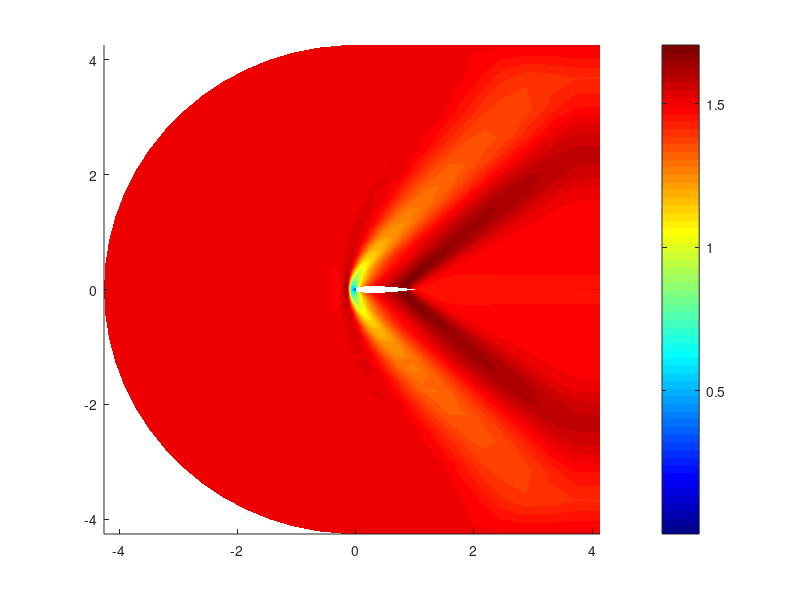

This chart was generated by the following MATLAB code:
clc; clear; close all;
ni = 51;
nj = 26;
gamma = 1.4;

formatSpec = '%f';

fileID = fopen("results/Q0_mat.txt", "r");
Q0s = fscanf(fileID,formatSpec);
fclose(fileID);
for i = 1:nj
    Q0(i,:) = Q0s(1+(i-1)*ni:ni+(i-1)*ni);
end
Q0;

fileID = fopen("results/Q1_mat.txt", "r");
Q1s = fscanf(fileID,formatSpec);
fclose(fileID);
for i = 1:nj
    Q1(i,:) = Q1s(1+(i-1)*ni:ni+(i-1)*ni);
end
Q1;

fileID = fopen("results/Q2_mat.txt", "r");
Q2s = fscanf(fileID,formatSpec);
fclose(fileID);
for i = 1:nj
    Q2(i,:) = Q2s(1+(i-1)*ni:ni+(i-1)*ni);
end
Q2;

fileID = fopen("results/Q3_mat.txt", "r");
Q3s = fscanf(fileID,formatSpec);
fclose(fileID);
for i = 1:nj
    Q3(i,:) = Q3s(1+(i-1)*ni:ni+(i-1)*ni);
end
Q3;

fileID = fopen("results/x_mat.txt", "r");
xs = fscanf(fileID,formatSpec);
fclose(fileID);
for i = 1:nj
   x(i,:) = xs(1+(i-1)*ni:ni+(i-1)*ni);
end
x;

fileID = fopen("results/y_mat.txt", "r");
ys = fscanf(fileID,formatSpec);
fclose(fileID);
for i = 1:nj
    y(i,:) = ys(1+(i-1)*ni:ni+(i-1)*ni);
end
y;

u = Q1./Q0;
v = Q2./Q0;
p = (gamma - 1).*(Q3 - 0.5.*Q0.*(u.^2 + v.^2));
a = sqrt(gamma.*p./Q0);
M = sqrt(u.^2 + v.^2)./a;

hold all
contourf(x, y, M, 2000, "LineStyle","none");
colorbar;
colormap("jet");

% plot(x(:,end), y(:,end),'-*','Color',"#7E2F8E")
% plot(x(:,1), y(:,1),'-*m')
% plot(x(end,:), y(end,:),'-*r')
% plot(x(1,:), y(1,:),'-k')
% 
% for i = 2:(length(x(1,:))-1)
%     plot(x(:,i), y(:,i),'-','Color',"#0072BD")
% end
% for i = 2:(length(x(:,1))-1)
%     plot(x(i,:), y(i,:),'-','Color',"#0072BD")
% end